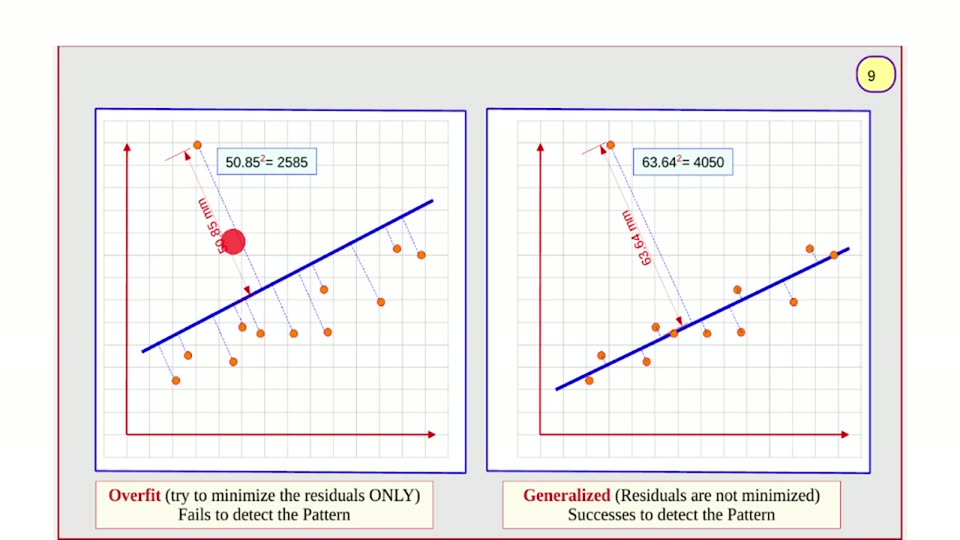
#> input picture videos/machine-learning/03_ridger_regression_gradient_descent/unique_slides/slide_009.jpg, 960 x 540 px, found by its file name
$ python probe15_capcolor.py
#> lines starting #> are read from the running program, lines starting #| are printed output that depends on the picture
#!/usr/bin/env python3
"""Probe 15: settle the caption text color + line count from pixels.

For both caption bands (y 478..535): report every row that has ink under a
'darker than the local background' test, the row-grouping into lines, and the
hue statistics of the ink pixels (is the caption RED like the spec claims, or
near-black like the equation text?).
"""
import numpy as np
from PIL import Image

SRC = "videos/machine-learning/03_ridger_regression_gradient_descent/unique_slides/slide_009.jpg"
a = np.asarray(Image.open(SRC).convert("RGB")).astype(int)
r, g, b = a[:, :, 0], a[:, :, 1], a[:, :, 2]
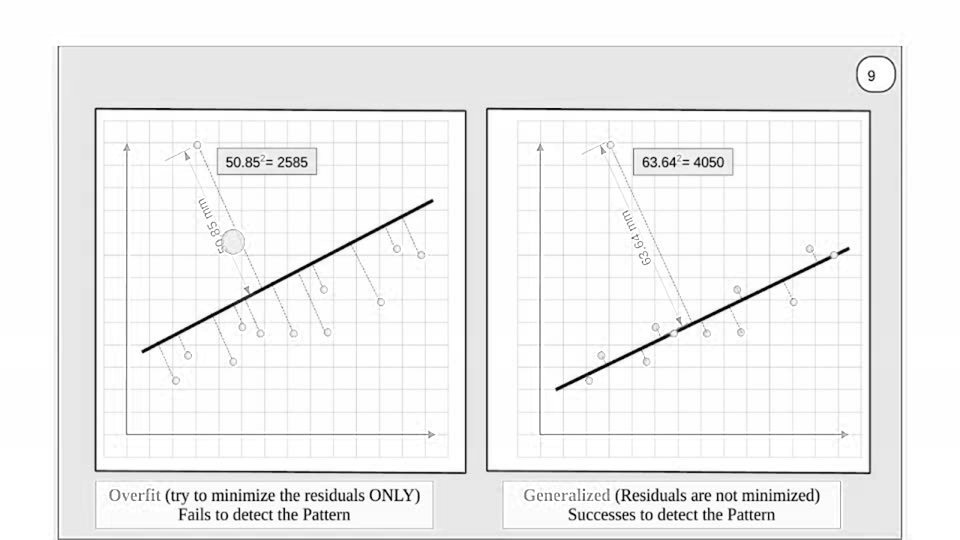
#> r: shape (540, 960) int64; min 0, max 255, mean 240.8
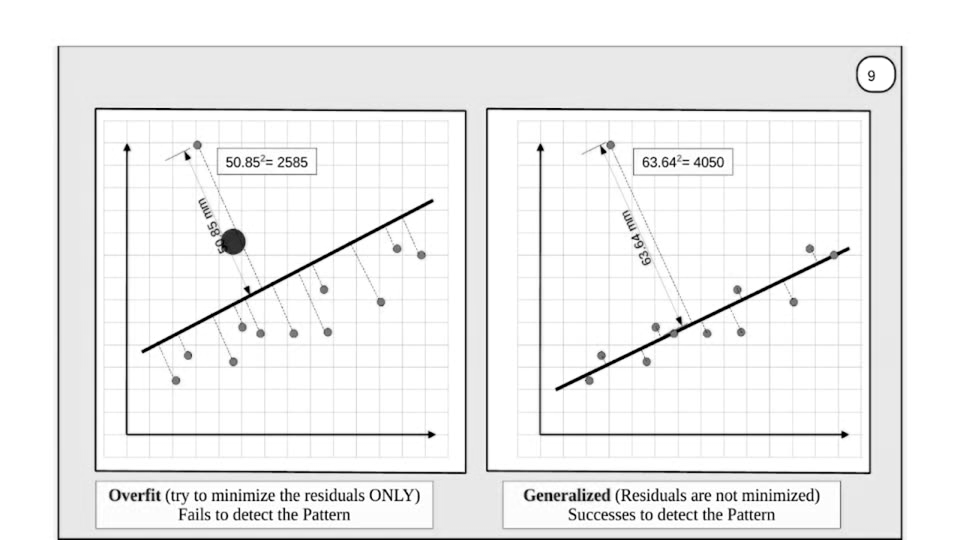
#> g: shape (540, 960) int64; min 0, max 255, mean 239
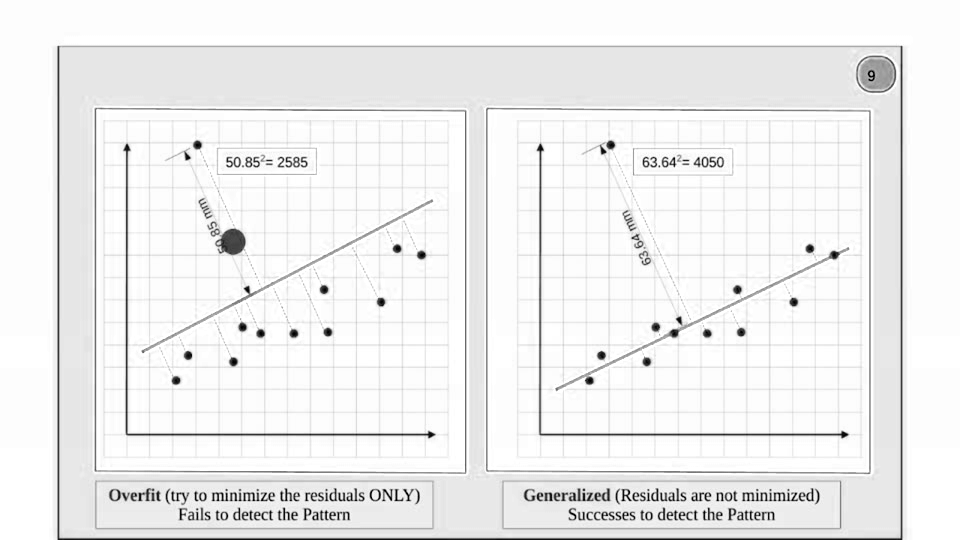
#> b: shape (540, 960) int64; min 0, max 255, mean 239

for nm, x0, x1 in (("LEFT", 100, 472), ("RIGHT", 480, 878)):
    print(f"\n########## {nm} caption band x{x0}..{x1} ##########")
    # background = the per-row MODE color (JPEG majority). Ink = pixels that
    # differ from the row mode by > 60 in any channel.
    for y in range(478, 536):
        row = a[y, x0:x1 + 1]
        # mode: quantize to 8-step to survive JPEG noise
        q = (row // 8) * 8
        keys, counts = np.unique(q.reshape(-1, 3), axis=0, return_counts=True)
        bg = keys[counts.argmax()]
        d = np.abs(row - bg).max(axis=1)
        m = d > 55
        if m.sum() < 2:
            continue
        xs = np.where(m)[0]
        ink = row[m]
        print(f"  y={y:3d} n={m.sum():4d} x {x0+xs.min()}..{x0+xs.max()} "
              f"ink mean RGB ({ink[:,0].mean():.0f},{ink[:,1].mean():.0f},{ink[:,2].mean():.0f}) "
              f"darkest ({ink[:,0].min()},{ink[:,1].min()},{ink[:,2].min()}) bg {tuple(bg)}")

$ run again, with videos/machine-learning/03_ridger_regression_gradient_descent/unique_slides/slide_001.jpg copied over videos/machine-learning/03_ridger_regression_gradient_descent/unique_slides/slide_009.jpg
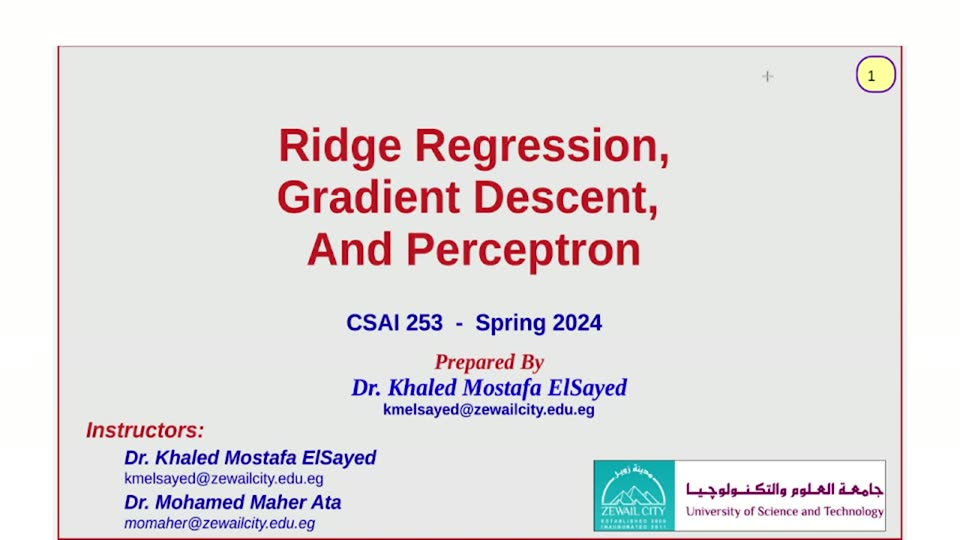
#> input picture videos/machine-learning/03_ridger_regression_gradient_descent/unique_slides/slide_001.jpg, 960 x 540 px, found by its file name
#> `r, g, b = a[:, :, 0], a[:, :, 1], a[:, :, 2]`:
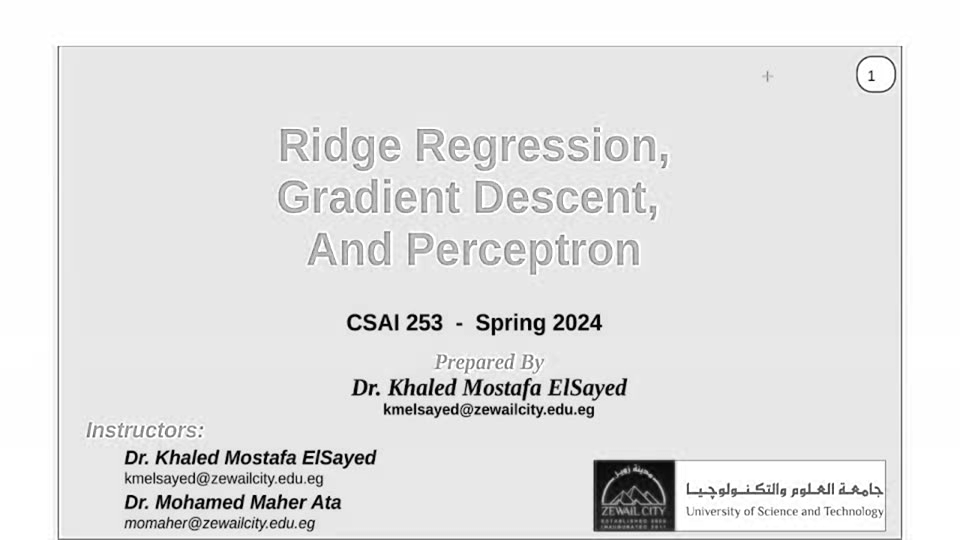
#> r: shape (540, 960) int64; min 0, max 255, mean 227.8
#> `r, g, b = a[:, :, 0], a[:, :, 1], a[:, :, 2]`:
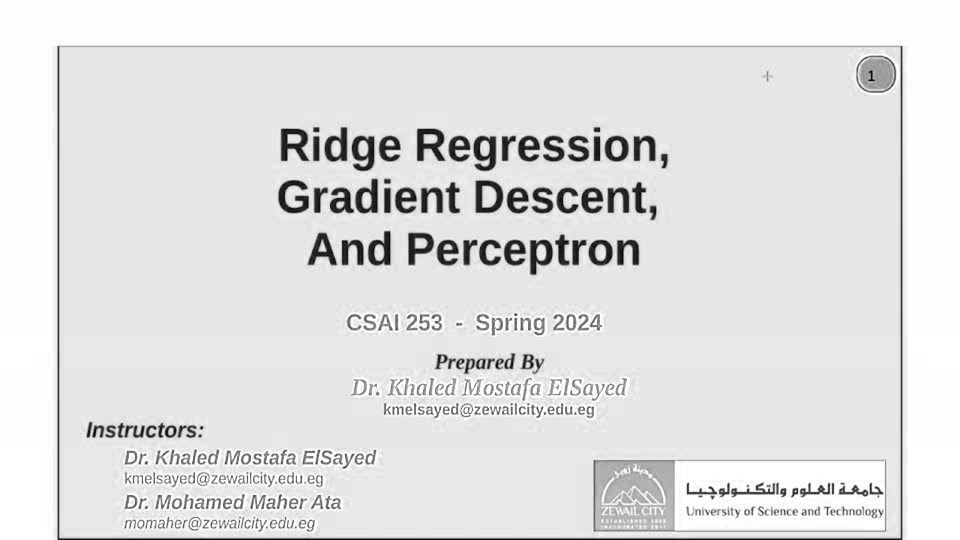
#> b: shape (540, 960) int64; min 0, max 255, mean 225.4

$ run again, with videos/machine-learning/03_ridger_regression_gradient_descent/unique_slides/slide_002.jpg copied over videos/machine-learning/03_ridger_regression_gradient_descent/unique_slides/slide_009.jpg
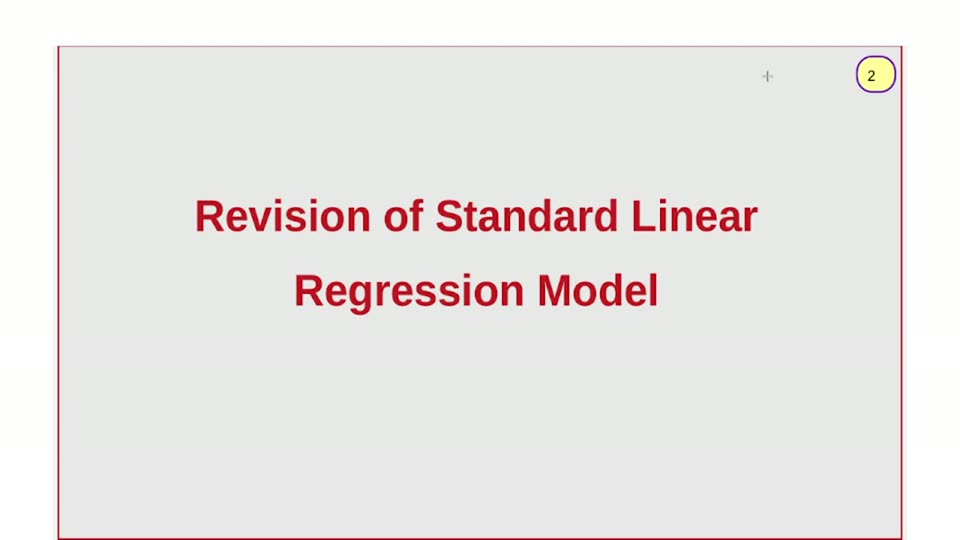
#> input picture videos/machine-learning/03_ridger_regression_gradient_descent/unique_slides/slide_002.jpg, 960 x 540 px, found by its file name
#> r: shape (540, 960) int64; 197 distinct labels, from 16 to 255
#> `r, g, b = a[:, :, 0], a[:, :, 1], a[:, :, 2]`:
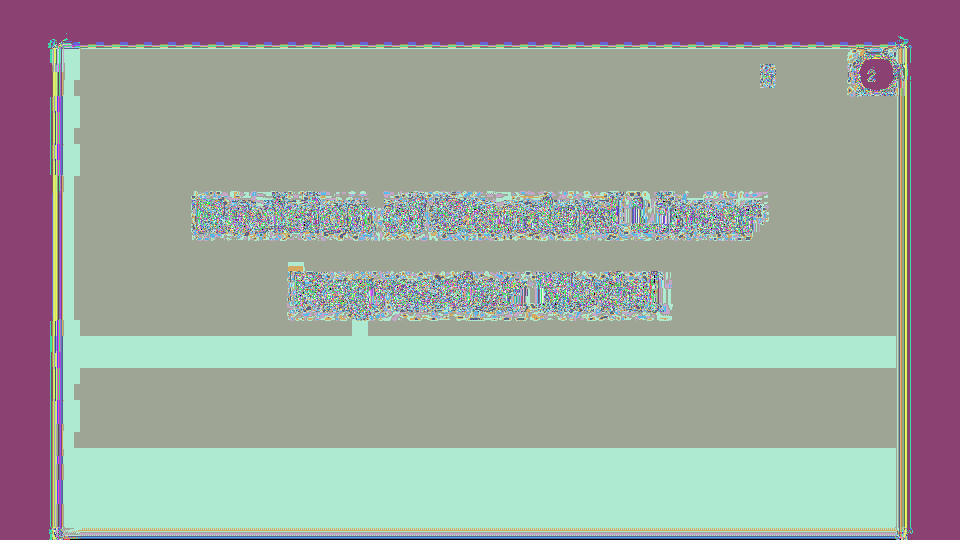
#> g: shape (540, 960) int64; 256 distinct labels, from 0 to 255; one colour per label, 0 black
#> `r, g, b = a[:, :, 0], a[:, :, 1], a[:, :, 2]`:
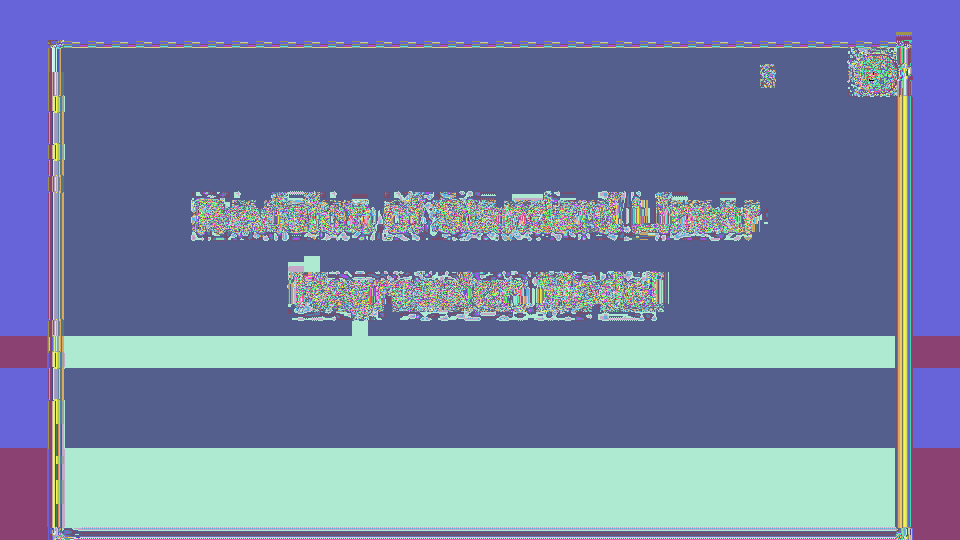
#> b: shape (540, 960) int64; 251 distinct labels, from 0 to 255; one colour per label, 0 black

$ run again, with videos/machine-learning/03_ridger_regression_gradient_descent/unique_slides/slide_003.jpg copied over videos/machine-learning/03_ridger_regression_gradient_descent/unique_slides/slide_009.jpg
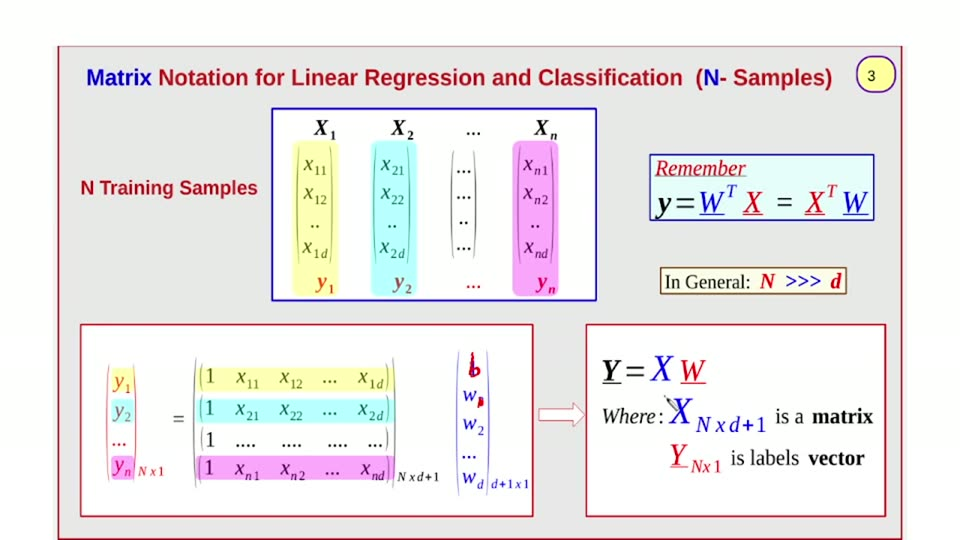
#> input picture videos/machine-learning/03_ridger_regression_gradient_descent/unique_slides/slide_003.jpg, 960 x 540 px, found by its file name
#> `r, g, b = a[:, :, 0], a[:, :, 1], a[:, :, 2]`:
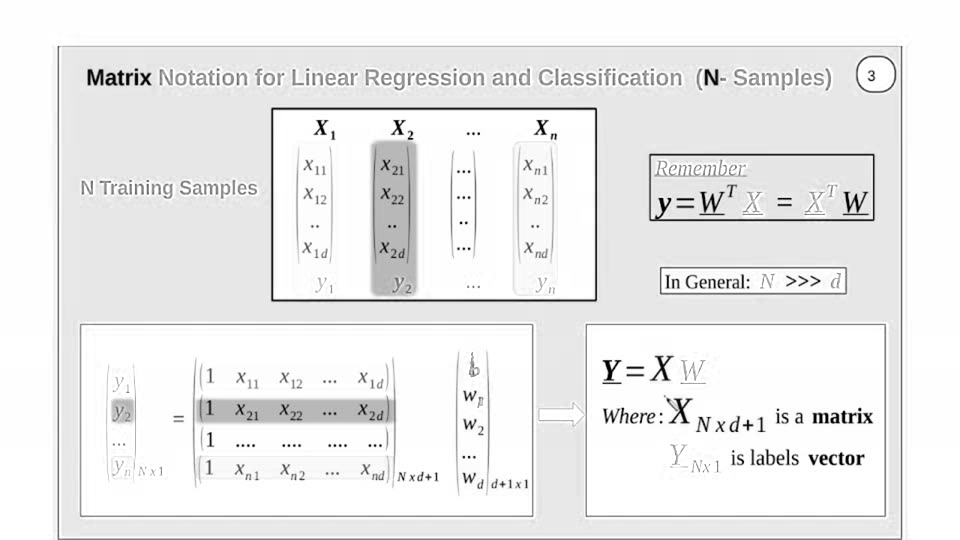
#> r: shape (540, 960) int64; min 0, max 255, mean 236.7
#> `r, g, b = a[:, :, 0], a[:, :, 1], a[:, :, 2]`:
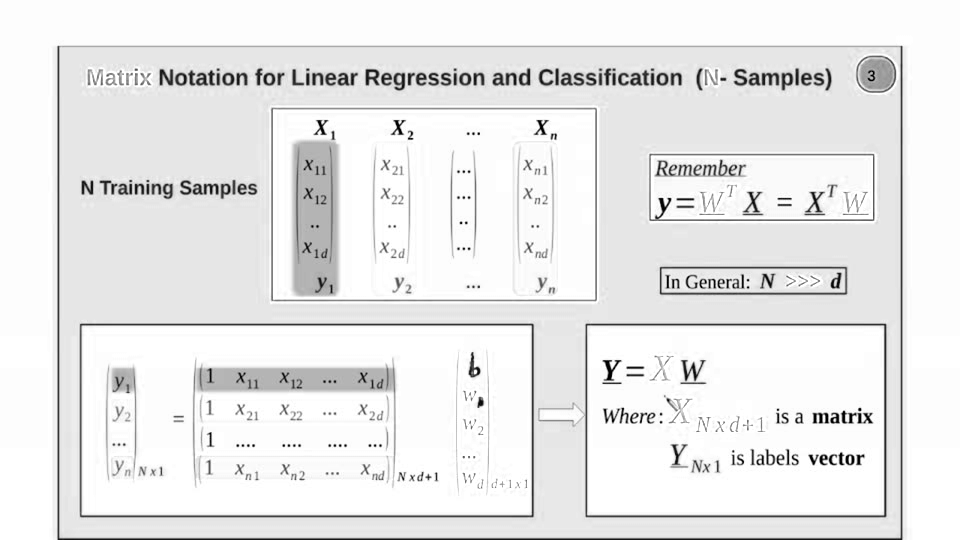
#> b: shape (540, 960) int64; min 0, max 255, mean 233.6
